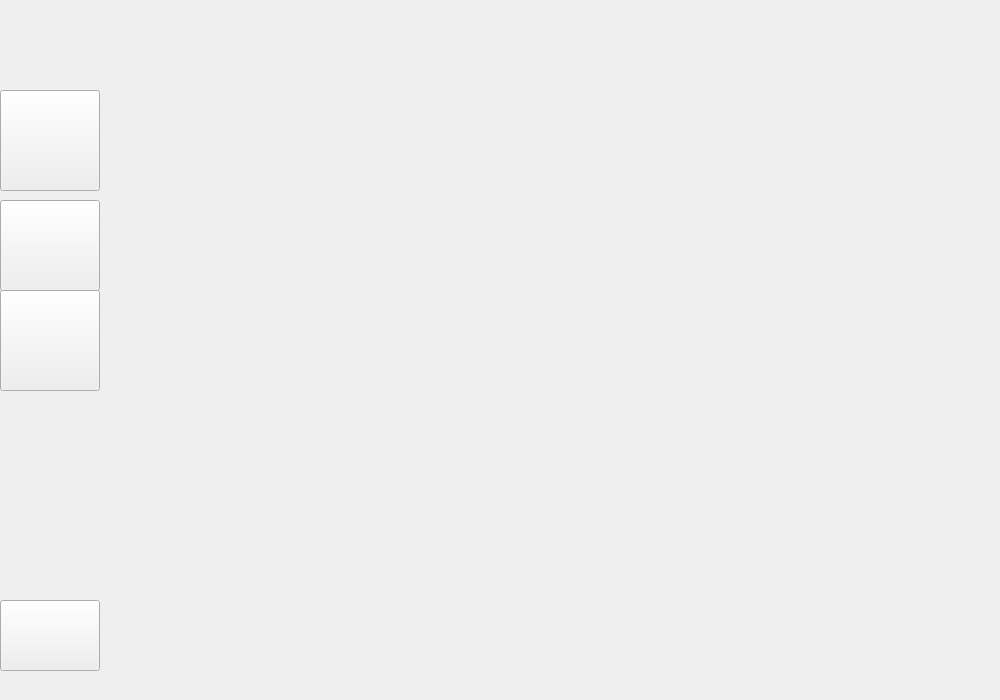
<?xml version="1.0" encoding="UTF-8"?>
<ui version="4.0">
 <class>Maestros</class>
 <widget class="QMainWindow" name="Maestros">
  <property name="geometry">
   <rect>
    <x>0</x>
    <y>0</y>
    <width>1000</width>
    <height>700</height>
   </rect>
  </property>
  <property name="windowTitle">
   <string>MainWindow</string>
  </property>
  <widget class="QWidget" name="centralwidget">
   <widget class="QStackedWidget" name="stackedWidget">
    <property name="geometry">
     <rect>
      <x>0</x>
      <y>0</y>
      <width>1000</width>
      <height>700</height>
     </rect>
    </property>
    <property name="currentIndex">
     <number>7</number>
    </property>
    <widget class="QWidget" name="page">
     <widget class="QLabel" name="label">
      <property name="geometry">
       <rect>
        <x>0</x>
        <y>0</y>
        <width>1000</width>
        <height>700</height>
       </rect>
      </property>
      <property name="text">
       <string/>
      </property>
      <property name="pixmap">
       <pixmap resource="resources.qrc">:/resources/CuentaMaestro.png</pixmap>
      </property>
      <property name="scaledContents">
       <bool>true</bool>
      </property>
     </widget>
     <widget class="QPushButton" name="pushButton">
      <property name="geometry">
       <rect>
        <x>0</x>
        <y>90</y>
        <width>100</width>
        <height>91</height>
       </rect>
      </property>
      <property name="text">
       <string/>
      </property>
     </widget>
     <widget class="QPushButton" name="pushButton_2">
      <property name="geometry">
       <rect>
        <x>0</x>
        <y>190</y>
        <width>100</width>
        <height>111</height>
       </rect>
      </property>
      <property name="text">
       <string/>
      </property>
     </widget>
     <widget class="QPushButton" name="pushButton_3">
      <property name="geometry">
       <rect>
        <x>0</x>
        <y>300</y>
        <width>100</width>
        <height>101</height>
       </rect>
      </property>
      <property name="text">
       <string/>
      </property>
     </widget>
     <widget class="QPushButton" name="pushButton_4">
      <property name="geometry">
       <rect>
        <x>0</x>
        <y>600</y>
        <width>100</width>
        <height>71</height>
       </rect>
      </property>
      <property name="text">
       <string/>
      </property>
     </widget>
    </widget>
    <widget class="QWidget" name="page_4">
     <widget class="QLabel" name="label_4">
      <property name="geometry">
       <rect>
        <x>0</x>
        <y>0</y>
        <width>1000</width>
        <height>700</height>
       </rect>
      </property>
      <property name="text">
       <string/>
      </property>
      <property name="pixmap">
       <pixmap resource="resources.qrc">:/resources/modexa.png</pixmap>
      </property>
      <property name="scaledContents">
       <bool>true</bool>
      </property>
     </widget>
     <widget class="QPushButton" name="pushButton_28">
      <property name="geometry">
       <rect>
        <x>0</x>
        <y>90</y>
        <width>100</width>
        <height>101</height>
       </rect>
      </property>
      <property name="text">
       <string/>
      </property>
     </widget>
     <widget class="QPushButton" name="pushButton_29">
      <property name="geometry">
       <rect>
        <x>0</x>
        <y>200</y>
        <width>100</width>
        <height>101</height>
       </rect>
      </property>
      <property name="text">
       <string/>
      </property>
     </widget>
     <widget class="QPushButton" name="pushButton_30">
      <property name="geometry">
       <rect>
        <x>0</x>
        <y>300</y>
        <width>100</width>
        <height>91</height>
       </rect>
      </property>
      <property name="text">
       <string/>
      </property>
     </widget>
     <widget class="QPushButton" name="pushButton_31">
      <property name="geometry">
       <rect>
        <x>0</x>
        <y>600</y>
        <width>100</width>
        <height>71</height>
       </rect>
      </property>
      <property name="text">
       <string/>
      </property>
     </widget>
    </widget>
    <widget class="QWidget" name="page_5">
     <widget class="QLabel" name="label_5">
      <property name="geometry">
       <rect>
        <x>0</x>
        <y>0</y>
        <width>1000</width>
        <height>700</height>
       </rect>
      </property>
      <property name="text">
       <string/>
      </property>
      <property name="pixmap">
       <pixmap resource="resources.qrc">:/resources/elemexa.png</pixmap>
      </property>
      <property name="scaledContents">
       <bool>true</bool>
      </property>
     </widget>
     <widget class="QPushButton" name="pushButton_32">
      <property name="geometry">
       <rect>
        <x>0</x>
        <y>90</y>
        <width>100</width>
        <height>101</height>
       </rect>
      </property>
      <property name="text">
       <string/>
      </property>
     </widget>
     <widget class="QPushButton" name="pushButton_33">
      <property name="geometry">
       <rect>
        <x>0</x>
        <y>200</y>
        <width>100</width>
        <height>101</height>
       </rect>
      </property>
      <property name="text">
       <string/>
      </property>
     </widget>
     <widget class="QPushButton" name="pushButton_34">
      <property name="geometry">
       <rect>
        <x>0</x>
        <y>300</y>
        <width>100</width>
        <height>111</height>
       </rect>
      </property>
      <property name="text">
       <string/>
      </property>
     </widget>
     <widget class="QPushButton" name="pushButton_35">
      <property name="geometry">
       <rect>
        <x>0</x>
        <y>600</y>
        <width>100</width>
        <height>71</height>
       </rect>
      </property>
      <property name="text">
       <string/>
      </property>
     </widget>
     <widget class="QPushButton" name="pushButton_36">
      <property name="geometry">
       <rect>
        <x>470</x>
        <y>650</y>
        <width>161</width>
        <height>41</height>
       </rect>
      </property>
      <property name="text">
       <string/>
      </property>
     </widget>
    </widget>
    <widget class="QWidget" name="page_6">
     <widget class="QLabel" name="label_6">
      <property name="geometry">
       <rect>
        <x>0</x>
        <y>0</y>
        <width>1000</width>
        <height>700</height>
       </rect>
      </property>
      <property name="text">
       <string/>
      </property>
      <property name="pixmap">
       <pixmap resource="resources.qrc">:/resources/resultados.png</pixmap>
      </property>
      <property name="scaledContents">
       <bool>true</bool>
      </property>
     </widget>
     <widget class="QPushButton" name="pushButton_37">
      <property name="geometry">
       <rect>
        <x>0</x>
        <y>90</y>
        <width>100</width>
        <height>101</height>
       </rect>
      </property>
      <property name="text">
       <string/>
      </property>
     </widget>
     <widget class="QPushButton" name="pushButton_38">
      <property name="geometry">
       <rect>
        <x>0</x>
        <y>200</y>
        <width>100</width>
        <height>91</height>
       </rect>
      </property>
      <property name="text">
       <string/>
      </property>
     </widget>
     <widget class="QPushButton" name="pushButton_39">
      <property name="geometry">
       <rect>
        <x>0</x>
        <y>300</y>
        <width>100</width>
        <height>111</height>
       </rect>
      </property>
      <property name="text">
       <string/>
      </property>
     </widget>
     <widget class="QPushButton" name="pushButton_40">
      <property name="geometry">
       <rect>
        <x>0</x>
        <y>600</y>
        <width>100</width>
        <height>61</height>
       </rect>
      </property>
      <property name="text">
       <string/>
      </property>
     </widget>
    </widget>
    <widget class="QWidget" name="page_7">
     <widget class="QLabel" name="label_7">
      <property name="geometry">
       <rect>
        <x>0</x>
        <y>0</y>
        <width>1000</width>
        <height>700</height>
       </rect>
      </property>
      <property name="text">
       <string/>
      </property>
      <property name="pixmap">
       <pixmap resource="resources.qrc">:/resources/TareasMa.png</pixmap>
      </property>
      <property name="scaledContents">
       <bool>true</bool>
      </property>
     </widget>
     <widget class="QPushButton" name="pushButton_41">
      <property name="geometry">
       <rect>
        <x>110</x>
        <y>110</y>
        <width>201</width>
        <height>51</height>
       </rect>
      </property>
      <property name="text">
       <string/>
      </property>
     </widget>
     <widget class="QPushButton" name="pushButton_42">
      <property name="geometry">
       <rect>
        <x>110</x>
        <y>180</y>
        <width>291</width>
        <height>51</height>
       </rect>
      </property>
      <property name="text">
       <string/>
      </property>
     </widget>
     <widget class="QPushButton" name="pushButton_43">
      <property name="geometry">
       <rect>
        <x>110</x>
        <y>260</y>
        <width>261</width>
        <height>51</height>
       </rect>
      </property>
      <property name="text">
       <string/>
      </property>
     </widget>
     <widget class="QPushButton" name="pushButton_44">
      <property name="geometry">
       <rect>
        <x>110</x>
        <y>340</y>
        <width>251</width>
        <height>41</height>
       </rect>
      </property>
      <property name="text">
       <string/>
      </property>
     </widget>
     <widget class="QPushButton" name="pushButton_45">
      <property name="geometry">
       <rect>
        <x>110</x>
        <y>410</y>
        <width>251</width>
        <height>51</height>
       </rect>
      </property>
      <property name="text">
       <string/>
      </property>
     </widget>
     <widget class="QPushButton" name="pushButton_46">
      <property name="geometry">
       <rect>
        <x>0</x>
        <y>90</y>
        <width>100</width>
        <height>101</height>
       </rect>
      </property>
      <property name="text">
       <string/>
      </property>
     </widget>
     <widget class="QPushButton" name="pushButton_47">
      <property name="geometry">
       <rect>
        <x>0</x>
        <y>200</y>
        <width>100</width>
        <height>91</height>
       </rect>
      </property>
      <property name="text">
       <string/>
      </property>
     </widget>
     <widget class="QPushButton" name="pushButton_48">
      <property name="geometry">
       <rect>
        <x>0</x>
        <y>300</y>
        <width>100</width>
        <height>91</height>
       </rect>
      </property>
      <property name="text">
       <string/>
      </property>
     </widget>
     <widget class="QPushButton" name="pushButton_49">
      <property name="geometry">
       <rect>
        <x>0</x>
        <y>600</y>
        <width>100</width>
        <height>61</height>
       </rect>
      </property>
      <property name="text">
       <string/>
      </property>
     </widget>
    </widget>
    <widget class="QWidget" name="page_8">
     <widget class="QLabel" name="label_8">
      <property name="geometry">
       <rect>
        <x>0</x>
        <y>0</y>
        <width>1000</width>
        <height>700</height>
       </rect>
      </property>
      <property name="text">
       <string/>
      </property>
      <property name="pixmap">
       <pixmap resource="resources.qrc">:/resources/crearta.png</pixmap>
      </property>
      <property name="scaledContents">
       <bool>true</bool>
      </property>
     </widget>
     <widget class="QPushButton" name="pushButton_50">
      <property name="geometry">
       <rect>
        <x>0</x>
        <y>90</y>
        <width>100</width>
        <height>101</height>
       </rect>
      </property>
      <property name="text">
       <string/>
      </property>
     </widget>
     <widget class="QPushButton" name="pushButton_51">
      <property name="geometry">
       <rect>
        <x>0</x>
        <y>200</y>
        <width>100</width>
        <height>91</height>
       </rect>
      </property>
      <property name="text">
       <string/>
      </property>
     </widget>
     <widget class="QPushButton" name="pushButton_52">
      <property name="geometry">
       <rect>
        <x>0</x>
        <y>300</y>
        <width>100</width>
        <height>91</height>
       </rect>
      </property>
      <property name="text">
       <string/>
      </property>
     </widget>
     <widget class="QPushButton" name="pushButton_53">
      <property name="geometry">
       <rect>
        <x>0</x>
        <y>600</y>
        <width>100</width>
        <height>61</height>
       </rect>
      </property>
      <property name="text">
       <string/>
      </property>
     </widget>
    </widget>
    <widget class="QWidget" name="page_9">
     <widget class="QLabel" name="label_9">
      <property name="geometry">
       <rect>
        <x>0</x>
        <y>0</y>
        <width>1000</width>
        <height>700</height>
       </rect>
      </property>
      <property name="text">
       <string/>
      </property>
      <property name="pixmap">
       <pixmap resource="resources.qrc">:/resources/tareapen.png</pixmap>
      </property>
      <property name="scaledContents">
       <bool>true</bool>
      </property>
     </widget>
     <widget class="QPushButton" name="pushButton_54">
      <property name="geometry">
       <rect>
        <x>0</x>
        <y>90</y>
        <width>100</width>
        <height>101</height>
       </rect>
      </property>
      <property name="text">
       <string/>
      </property>
     </widget>
     <widget class="QPushButton" name="pushButton_55">
      <property name="geometry">
       <rect>
        <x>0</x>
        <y>190</y>
        <width>100</width>
        <height>111</height>
       </rect>
      </property>
      <property name="text">
       <string/>
      </property>
     </widget>
     <widget class="QPushButton" name="pushButton_56">
      <property name="geometry">
       <rect>
        <x>0</x>
        <y>300</y>
        <width>100</width>
        <height>91</height>
       </rect>
      </property>
      <property name="text">
       <string/>
      </property>
     </widget>
     <widget class="QPushButton" name="pushButton_57">
      <property name="geometry">
       <rect>
        <x>0</x>
        <y>600</y>
        <width>100</width>
        <height>71</height>
       </rect>
      </property>
      <property name="text">
       <string/>
      </property>
     </widget>
    </widget>
    <widget class="QWidget" name="page_10">
     <widget class="QLabel" name="label_10">
      <property name="geometry">
       <rect>
        <x>0</x>
        <y>0</y>
        <width>1000</width>
        <height>700</height>
       </rect>
      </property>
      <property name="text">
       <string/>
      </property>
      <property name="pixmap">
       <pixmap resource="resources.qrc">:/resources/ordenarta.png</pixmap>
      </property>
      <property name="scaledContents">
       <bool>true</bool>
      </property>
     </widget>
     <widget class="QPushButton" name="pushButton_5">
      <property name="geometry">
       <rect>
        <x>0</x>
        <y>90</y>
        <width>100</width>
        <height>101</height>
       </rect>
      </property>
      <property name="text">
       <string/>
      </property>
     </widget>
     <widget class="QPushButton" name="pushButton_6">
      <property name="geometry">
       <rect>
        <x>0</x>
        <y>200</y>
        <width>100</width>
        <height>91</height>
       </rect>
      </property>
      <property name="text">
       <string/>
      </property>
     </widget>
     <widget class="QPushButton" name="pushButton_7">
      <property name="geometry">
       <rect>
        <x>0</x>
        <y>290</y>
        <width>100</width>
        <height>101</height>
       </rect>
      </property>
      <property name="text">
       <string/>
      </property>
     </widget>
     <widget class="QPushButton" name="pushButton_8">
      <property name="geometry">
       <rect>
        <x>0</x>
        <y>600</y>
        <width>100</width>
        <height>71</height>
       </rect>
      </property>
      <property name="text">
       <string/>
      </property>
     </widget>
    </widget>
    <widget class="QWidget" name="page_11">
     <widget class="QLabel" name="label_11">
      <property name="geometry">
       <rect>
        <x>0</x>
        <y>0</y>
        <width>1000</width>
        <height>700</height>
       </rect>
      </property>
      <property name="text">
       <string/>
      </property>
      <property name="pixmap">
       <pixmap resource="resources.qrc">:/resources/ejecuta.png</pixmap>
      </property>
      <property name="scaledContents">
       <bool>true</bool>
      </property>
     </widget>
     <widget class="QPushButton" name="pushButton_9">
      <property name="geometry">
       <rect>
        <x>0</x>
        <y>90</y>
        <width>100</width>
        <height>101</height>
       </rect>
      </property>
      <property name="text">
       <string/>
      </property>
     </widget>
     <widget class="QPushButton" name="pushButton_10">
      <property name="geometry">
       <rect>
        <x>0</x>
        <y>200</y>
        <width>100</width>
        <height>91</height>
       </rect>
      </property>
      <property name="text">
       <string/>
      </property>
     </widget>
     <widget class="QPushButton" name="pushButton_11">
      <property name="geometry">
       <rect>
        <x>0</x>
        <y>300</y>
        <width>100</width>
        <height>91</height>
       </rect>
      </property>
      <property name="text">
       <string/>
      </property>
     </widget>
     <widget class="QPushButton" name="pushButton_12">
      <property name="geometry">
       <rect>
        <x>0</x>
        <y>600</y>
        <width>100</width>
        <height>71</height>
       </rect>
      </property>
      <property name="text">
       <string/>
      </property>
     </widget>
    </widget>
    <widget class="QWidget" name="page_12">
     <widget class="QLabel" name="label_12">
      <property name="geometry">
       <rect>
        <x>0</x>
        <y>0</y>
        <width>1000</width>
        <height>700</height>
       </rect>
      </property>
      <property name="text">
       <string/>
      </property>
      <property name="pixmap">
       <pixmap resource="resources.qrc">:/resources/eliminarta.png</pixmap>
      </property>
      <property name="scaledContents">
       <bool>true</bool>
      </property>
     </widget>
     <widget class="QPushButton" name="pushButton_13">
      <property name="geometry">
       <rect>
        <x>0</x>
        <y>90</y>
        <width>100</width>
        <height>101</height>
       </rect>
      </property>
      <property name="text">
       <string/>
      </property>
     </widget>
     <widget class="QPushButton" name="pushButton_14">
      <property name="geometry">
       <rect>
        <x>0</x>
        <y>190</y>
        <width>100</width>
        <height>101</height>
       </rect>
      </property>
      <property name="text">
       <string/>
      </property>
     </widget>
     <widget class="QPushButton" name="pushButton_15">
      <property name="geometry">
       <rect>
        <x>0</x>
        <y>300</y>
        <width>100</width>
        <height>91</height>
       </rect>
      </property>
      <property name="text">
       <string/>
      </property>
     </widget>
     <widget class="QPushButton" name="pushButton_16">
      <property name="geometry">
       <rect>
        <x>0</x>
        <y>600</y>
        <width>100</width>
        <height>61</height>
       </rect>
      </property>
      <property name="text">
       <string/>
      </property>
     </widget>
    </widget>
    <widget class="QWidget" name="page_2">
     <widget class="QLabel" name="label_2">
      <property name="geometry">
       <rect>
        <x>0</x>
        <y>0</y>
        <width>1000</width>
        <height>700</height>
       </rect>
      </property>
      <property name="text">
       <string/>
      </property>
      <property name="pixmap">
       <pixmap resource="resources.qrc">:/resources/examenes.png</pixmap>
      </property>
      <property name="scaledContents">
       <bool>true</bool>
      </property>
     </widget>
     <widget class="QPushButton" name="pushButton_17">
      <property name="geometry">
       <rect>
        <x>0</x>
        <y>90</y>
        <width>100</width>
        <height>101</height>
       </rect>
      </property>
      <property name="text">
       <string/>
      </property>
     </widget>
     <widget class="QPushButton" name="pushButton_18">
      <property name="geometry">
       <rect>
        <x>0</x>
        <y>200</y>
        <width>100</width>
        <height>91</height>
       </rect>
      </property>
      <property name="text">
       <string/>
      </property>
     </widget>
     <widget class="QPushButton" name="pushButton_19">
      <property name="geometry">
       <rect>
        <x>0</x>
        <y>300</y>
        <width>100</width>
        <height>111</height>
       </rect>
      </property>
      <property name="text">
       <string/>
      </property>
     </widget>
     <widget class="QPushButton" name="pushButton_20">
      <property name="geometry">
       <rect>
        <x>110</x>
        <y>110</y>
        <width>241</width>
        <height>61</height>
       </rect>
      </property>
      <property name="text">
       <string/>
      </property>
     </widget>
     <widget class="QPushButton" name="pushButton_21">
      <property name="geometry">
       <rect>
        <x>110</x>
        <y>190</y>
        <width>291</width>
        <height>41</height>
       </rect>
      </property>
      <property name="text">
       <string/>
      </property>
     </widget>
     <widget class="QPushButton" name="pushButton_22">
      <property name="geometry">
       <rect>
        <x>110</x>
        <y>260</y>
        <width>271</width>
        <height>51</height>
       </rect>
      </property>
      <property name="text">
       <string/>
      </property>
     </widget>
     <widget class="QPushButton" name="pushButton_23">
      <property name="geometry">
       <rect>
        <x>110</x>
        <y>340</y>
        <width>231</width>
        <height>41</height>
       </rect>
      </property>
      <property name="text">
       <string/>
      </property>
     </widget>
     <widget class="QPushButton" name="pushButton_58">
      <property name="geometry">
       <rect>
        <x>0</x>
        <y>600</y>
        <width>100</width>
        <height>81</height>
       </rect>
      </property>
      <property name="text">
       <string/>
      </property>
     </widget>
    </widget>
    <widget class="QWidget" name="page_3">
     <widget class="QLabel" name="label_3">
      <property name="geometry">
       <rect>
        <x>0</x>
        <y>0</y>
        <width>1000</width>
        <height>700</height>
       </rect>
      </property>
      <property name="text">
       <string/>
      </property>
      <property name="pixmap">
       <pixmap resource="resources.qrc">:/resources/crearexa.png</pixmap>
      </property>
      <property name="scaledContents">
       <bool>true</bool>
      </property>
     </widget>
     <widget class="QPushButton" name="pushButton_24">
      <property name="geometry">
       <rect>
        <x>0</x>
        <y>90</y>
        <width>100</width>
        <height>101</height>
       </rect>
      </property>
      <property name="text">
       <string/>
      </property>
     </widget>
     <widget class="QPushButton" name="pushButton_25">
      <property name="geometry">
       <rect>
        <x>0</x>
        <y>200</y>
        <width>100</width>
        <height>101</height>
       </rect>
      </property>
      <property name="text">
       <string/>
      </property>
     </widget>
     <widget class="QPushButton" name="pushButton_26">
      <property name="geometry">
       <rect>
        <x>0</x>
        <y>310</y>
        <width>100</width>
        <height>91</height>
       </rect>
      </property>
      <property name="text">
       <string/>
      </property>
     </widget>
     <widget class="QPushButton" name="pushButton_27">
      <property name="geometry">
       <rect>
        <x>0</x>
        <y>600</y>
        <width>100</width>
        <height>71</height>
       </rect>
      </property>
      <property name="text">
       <string/>
      </property>
     </widget>
    </widget>
   </widget>
  </widget>
 </widget>
 <resources>
  <include location="resources.qrc"/>
 </resources>
 <connections/>
</ui>
